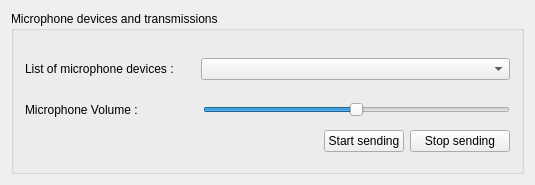
<?xml version="1.0" encoding="UTF-8"?>
<ui version="4.0">
 <class>Widget</class>
 <widget class="QWidget" name="Widget">
  <property name="geometry">
   <rect>
    <x>0</x>
    <y>0</y>
    <width>535</width>
    <height>185</height>
   </rect>
  </property>
  <property name="windowTitle">
   <string>Widget</string>
  </property>
  <layout class="QVBoxLayout" name="verticalLayout">
   <item>
    <widget class="QGroupBox" name="groupBox">
     <property name="title">
      <string>Microphone devices and transmissions</string>
     </property>
     <layout class="QVBoxLayout" name="verticalLayout_2">
      <item>
       <layout class="QHBoxLayout" name="horizontalLayout">
        <item>
         <widget class="QLabel" name="label">
          <property name="minimumSize">
           <size>
            <width>170</width>
            <height>40</height>
           </size>
          </property>
          <property name="maximumSize">
           <size>
            <width>150</width>
            <height>40</height>
           </size>
          </property>
          <property name="text">
           <string>List of microphone devices :</string>
          </property>
         </widget>
        </item>
        <item>
         <widget class="QComboBox" name="comboDevList"/>
        </item>
       </layout>
      </item>
      <item>
       <layout class="QHBoxLayout" name="horizontalLayout_3">
        <item>
         <widget class="QLabel" name="label_2">
          <property name="text">
           <string>Microphone Volume : </string>
          </property>
         </widget>
        </item>
        <item>
         <widget class="QLabel" name="volLabel">
          <property name="minimumSize">
           <size>
            <width>50</width>
            <height>0</height>
           </size>
          </property>
          <property name="maximumSize">
           <size>
            <width>50</width>
            <height>16777215</height>
           </size>
          </property>
          <property name="text">
           <string/>
          </property>
         </widget>
        </item>
        <item>
         <widget class="QSlider" name="volSlider">
          <property name="minimum">
           <number>0</number>
          </property>
          <property name="maximum">
           <number>100</number>
          </property>
          <property name="singleStep">
           <number>1</number>
          </property>
          <property name="value">
           <number>50</number>
          </property>
          <property name="orientation">
           <enum>Qt::Horizontal</enum>
          </property>
         </widget>
        </item>
       </layout>
      </item>
      <item>
       <layout class="QHBoxLayout" name="horizontalLayout_2">
        <item>
         <spacer name="horizontalSpacer">
          <property name="orientation">
           <enum>Qt::Horizontal</enum>
          </property>
          <property name="sizeHint" stdset="0">
           <size>
            <width>40</width>
            <height>20</height>
           </size>
          </property>
         </spacer>
        </item>
        <item>
         <widget class="QPushButton" name="pbtSendStart">
          <property name="minimumSize">
           <size>
            <width>0</width>
            <height>0</height>
           </size>
          </property>
          <property name="maximumSize">
           <size>
            <width>16777215</width>
            <height>16777215</height>
           </size>
          </property>
          <property name="text">
           <string>Start sending</string>
          </property>
         </widget>
        </item>
        <item>
         <widget class="QPushButton" name="pbtSendStop">
          <property name="minimumSize">
           <size>
            <width>100</width>
            <height>0</height>
           </size>
          </property>
          <property name="maximumSize">
           <size>
            <width>100</width>
            <height>16777215</height>
           </size>
          </property>
          <property name="text">
           <string>Stop sending</string>
          </property>
         </widget>
        </item>
       </layout>
      </item>
     </layout>
    </widget>
   </item>
  </layout>
 </widget>
 <layoutdefault spacing="6" margin="11"/>
 <resources/>
 <connections/>
</ui>
